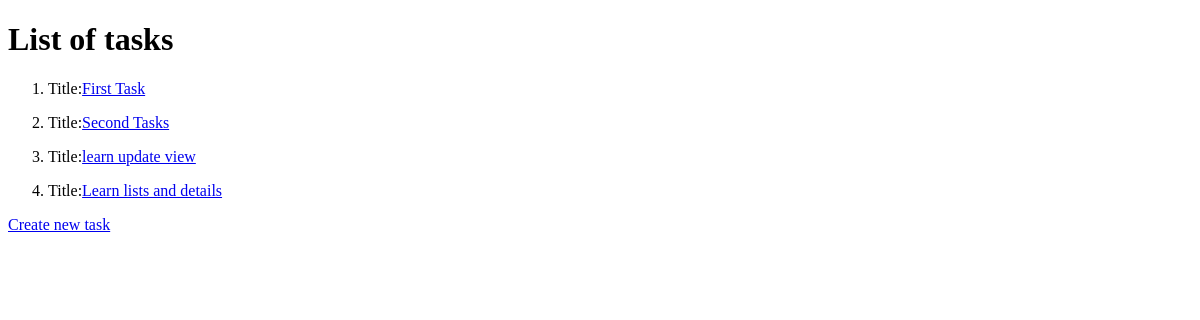
Before: / with the older database file.
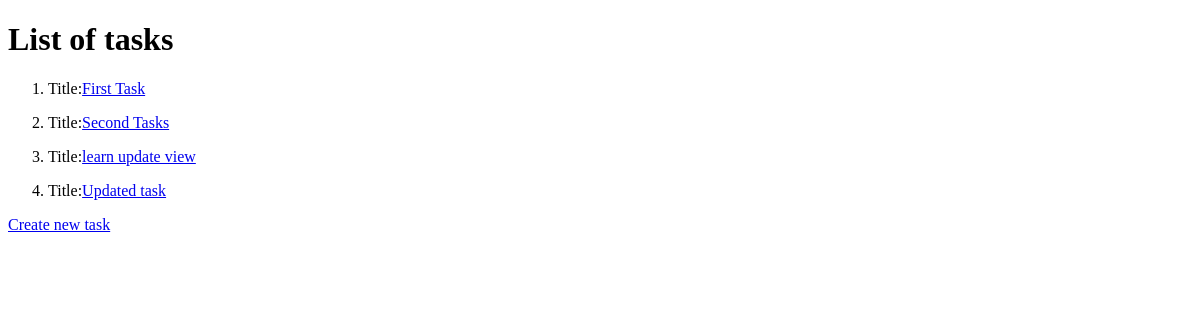
After: the same page with the newer database file.
### todo_app/models.py (models this page shows, shortened)
class Task(models.Model):
    title=models.CharField(max_length=100)
    description=models.TextField(max_length=200)
    status=models.BooleanField(default=False,verbose_name='Completed')
    created_at=models.DateField(auto_now_add=True)
    due_date=models.DateField()

### todo_app/views.py (the view)
# urls.py: path('',task_list,name='list'),
def task_list(request):
    tasks= Task.objects.all()
    return render(request,'todo_app/list.html',{'tasks':tasks})

### todo_app/templates/todo_app/list.html (shortened to what this page needs)
<!DOCTYPE html>
<html lang="en">
  <head>
  </head>
  <body>
    <h1>List of tasks</h1>
    <div>
      <ol>
        {% for task in tasks %}
        <li>
          <p>Title:<a href="{% url 'detail' task.id%}">{{task.title}}</a></p>
        </li>
        {% endfor %}
      </ol>
      <a href="{% url 'create' %}">Create new task</a>
    </div>
  </body>
</html>

Changed rows visible on the page:
changed Task: title "Learn lists and details" → "Updated task"
